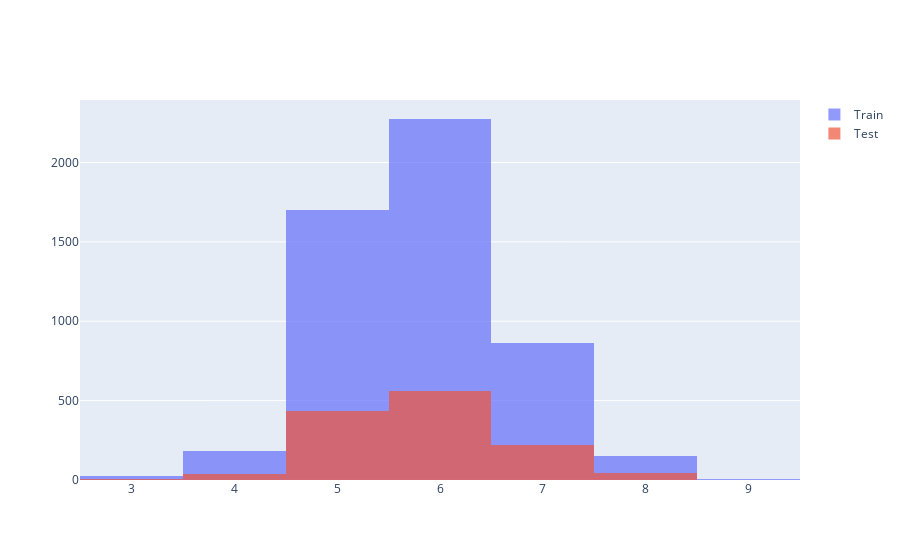

Notebook cell for this chart:
### Code cell
import plotly.graph_objects as go

fig = go.Figure()
fig.add_trace(go.Histogram(x = X_train['quality'], name='Train'))
fig.add_trace(go.Histogram(x = X_test['quality'], name='Test'))

fig.update_layout(barmode='overlay')
fig.update_traces(opacity=0.7)
fig.show()

### Figure 1 — Plotly figure (JSON) as saved in the notebook; plotly's stock layout.template omitted (floating-point values rounded to 4 significant figures; data arrays with more than 128 entries replaced by an {"elided": "..."} marker saying what was removed)
{"data": [{"name": "Train", "opacity": 0.7, "type": "histogram", "x": {"elided": "5197 int values"}}, {"name": "Test", "opacity": 0.7, "type": "histogram", "x": {"elided": "1300 int values"}}], "layout": {"barmode": "overlay"}}
